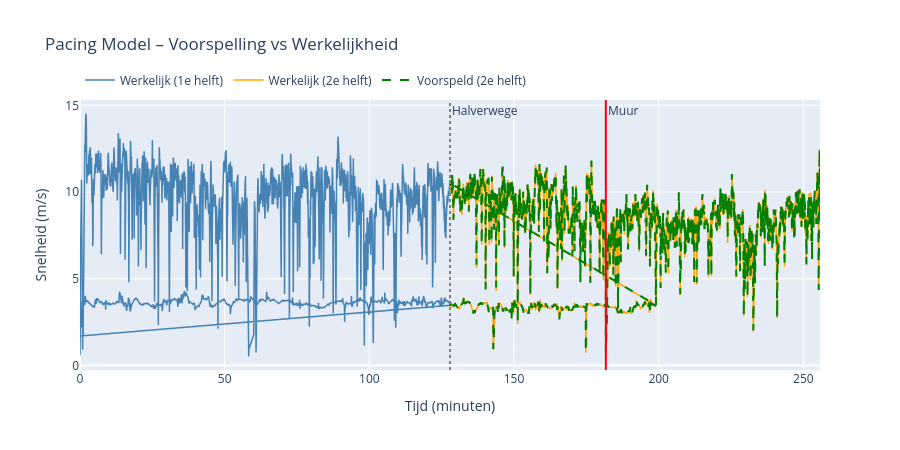

The notebook cell saved with this chart:
### Code cell
# Hoofdplot: voorspelling vs werkelijkheid
fig = go.Figure()

# Eerste helft (werkelijk)
fig.add_trace(go.Scatter(
    x=df_first_half['elapsed_seconds'] / 60,
    y=df_first_half['enhanced_speed'],
    name='Werkelijk (1e helft)',
    line=dict(color='steelblue', width=1.5)
))

# Tweede helft werkelijk
fig.add_trace(go.Scatter(
    x=df_result['elapsed_seconds'] / 60,
    y=df_result['enhanced_speed'],
    name='Werkelijk (2e helft)',
    line=dict(color='orange', width=1.5)
))

# Voorspelling tweede helft
fig.add_trace(go.Scatter(
    x=df_result['elapsed_seconds'] / 60,
    y=df_result['speed_predicted'],
    name='Voorspeld (2e helft)',
    line=dict(color='green', width=2, dash='dash')
))

# Verticale lijn: halverwege
fig.add_vline(x=midpoint / 60, line_dash='dot', line_color='gray', annotation_text='Halverwege')

# Muur marker
if muur_tijdstap:
    fig.add_vline(x=muur_tijdstap / 60, line_dash='solid', line_color='red', annotation_text='Muur')

fig.update_layout(
    title='Pacing Model – Voorspelling vs Werkelijkheid',
    xaxis_title='Tijd (minuten)',
    yaxis_title='Snelheid (m/s)',
    legend=dict(orientation='h', yanchor='bottom', y=1.02),
    height=450
)
fig.show()

### Figure 1 — Plotly figure (JSON) as saved in the notebook; plotly's stock layout.template omitted (floating-point values rounded to 4 significant figures; data arrays with more than 128 entries replaced by an {"elided": "..."} marker saying what was removed)
{"data": [{"line": {"color": "steelblue", "width": 1.5}, "name": "Werkelijk (1e helft)", "type": "scatter", "x": {"elided": "15245 float values"}, "y": {"elided": "15245 float values"}}, {"line": {"color": "orange", "width": 1.5}, "name": "Werkelijk (2e helft)", "type": "scatter", "x": {"elided": "11914 float values"}, "y": {"elided": "11914 float values"}}, {"line": {"color": "green", "dash": "dash", "width": 2}, "name": "Voorspeld (2e helft)", "type": "scatter", "x": {"elided": "11914 float values"}, "y": {"elided": "11914 float values"}}], "layout": {"annotations": [{"showarrow": false, "text": "Halverwege", "x": 127.9, "xanchor": "left", "xref": "x", "y": 1, "yanchor": "top", "yref": "y domain"}, {"showarrow": false, "text": "Muur", "x": 181.7, "xanchor": "left", "xref": "x", "y": 1, "yanchor": "top", "yref": "y domain"}], "height": 450, "legend": {"orientation": "h", "y": 1.02, "yanchor": "bottom"}, "shapes": [{"line": {"color": "gray", "dash": "dot"}, "type": "line", "x0": 127.9, "x1": 127.9, "xref": "x", "y0": 0, "y1": 1, "yref": "y domain"}, {"line": {"color": "red", "dash": "solid"}, "type": "line", "x0": 181.7, "x1": 181.7, "xref": "x", "y0": 0, "y1": 1, "yref": "y domain"}], "title": {"text": "Pacing Model – Voorspelling vs Werkelijkheid"}, "xaxis": {"title": {"text": "Tijd (minuten)"}}, "yaxis": {"title": {"text": "Snelheid (m/s)"}}}}
